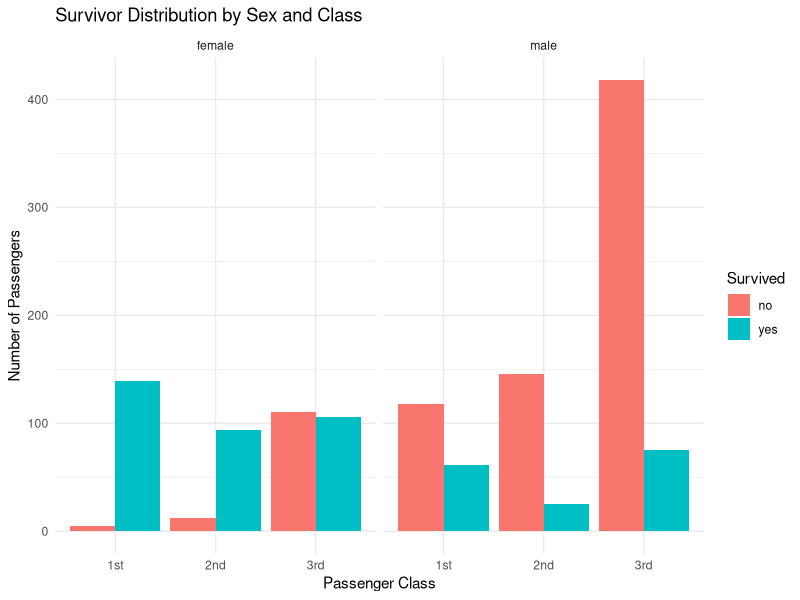
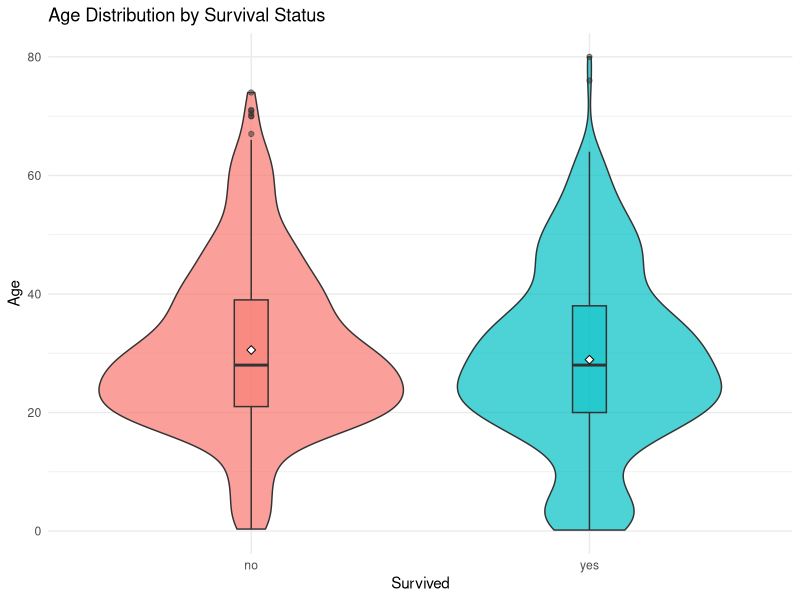

Source code (R) for these figures, in order:
## ---- chunk 1
library(carData)
data("TitanicSurvival")

# variable 'sex'
cat("Sexe:\n")
sex_table <- table(TitanicSurvival$sex)
sex_percentage <- prop.table(sex_table) * 100
cat("Effectifs et pourcentages de chaque sexe :\n")
cat("Hommes (Effectif:", sex_table["male"], ")\n", round(sex_percentage["male"], 2), "%\n")
cat("Femmes (Effectif:", sex_table["female"], ")\n", round(sex_percentage["female"], 2), "%\n\n")

## ---- chunk 2
# variable 'passengerClass'
cat("Classe des passagers:\n")
class_table <- table(TitanicSurvival$passengerClass)
class_percentage <- prop.table(class_table) * 100
cat("Effectifs et pourcentages de chaque classe :\n")
cat("1ère classe (Effectif:", class_table["1st"], ")\n", round(class_percentage["1st"], 2), "%\n")
cat("2ème classe (Effectif:", class_table["2nd"], ")\n", round(class_percentage["2nd"], 2), "%\n")
cat("3ème classe (Effectif:", class_table["3rd"], ")\n", round(class_percentage["3rd"], 2), "%\n\n")
## ---- chunk 3
#variable 'survived'
survived_table <- table(TitanicSurvival$survived) 
survived_percentage <- prop.table(survived_table) * 100
cat("Effectifs et pourcentages des survivants :\n")
cat("Survivants (Effectif:", survived_table["yes"], ")\n", round(survived_percentage["yes"], 2), "%\n")
cat("Non-survivants (Effectif:", survived_table["no"], ")\n", round(survived_percentage["no"], 2), "%\n")
cat("\n")
## ---- chunk 4
#variable 'age'
min_age <- min(TitanicSurvival$age, na.rm = TRUE)
max_age <- max(TitanicSurvival$age, na.rm = TRUE)
etendue <- max_age - min_age
q1 <- quantile(TitanicSurvival$age, 0.25, na.rm = TRUE)
q2 <- median(TitanicSurvival$age, na.rm = TRUE)  # médiane
q3 <- quantile(TitanicSurvival$age, 0.75, na.rm = TRUE)
iqr <- q3 - q1
moy <- mean(TitanicSurvival$age, na.rm = TRUE)
et <- sd(TitanicSurvival$age, na.rm = TRUE)
na_count <- sum(is.na(TitanicSurvival$age))
effectif_age <- sum(!is.na(TitanicSurvival$age))

cat("Statistiques descriptives pour l'âge :\n")
cat("Effectif (sans valeurs manquantes):", effectif_age, "\n")
cat("Minimum:", min_age, "\n")
cat("Maximum:", max_age, "\n")
cat("Étendue:", etendue, "\n")
cat("Premier quartile (Q1):", q1, "\n")
cat("Médiane (Q2):", q2, "\n")
cat("Troisième quartile (Q3):", q3, "\n")
cat("Écart interquartile (IQR):", iqr, "\n")
cat("Moyenne:", round(moy, 2), "\n")
cat("Écart-type:", round(et, 2), "\n")
cat("Nombre de valeurs manquantes:", na_count, "\n")
## ---- chunk 5
library(carData)
library(ggplot2)
data("TitanicSurvival")

TitanicSurvival$survived <- as.factor(TitanicSurvival$survived)
TitanicSurvival$sex <- as.factor(TitanicSurvival$sex)
TitanicSurvival$passengerClass <- as.factor(TitanicSurvival$passengerClass)

# Visualiser la répartition des survivants par sexe et classe
ggplot(TitanicSurvival, aes(x = passengerClass, fill = survived)) +
  geom_bar(position = "dodge", na.rm = TRUE) +  # Position dodge pour éviter le chevauchement
  facet_wrap(~ sex) +  # Séparer les graphiques par sexe
  labs(title = "Survivor Distribution by Sex and Class",
       x = "Passenger Class",
       y = "Number of Passengers",
       fill = "Survived") +
  theme_minimal()

## ---- chunk 6
library(carData)
library(ggplot2)
data("TitanicSurvival")
ggplot(subset(TitanicSurvival, !is.na(age)), 
       aes(x = survived, y = age, fill = survived)) +
  geom_violin(alpha = 0.7) +
  geom_boxplot(width = 0.1, alpha = 0.5) +
  labs(title = "Age Distribution by Survival Status",
       x = "Survived",
       y = "Age",
       fill = "Survived") +
  theme_minimal() +
  stat_summary(fun = "mean", 
              geom = "point", 
              shape = 23, 
              size = 2,
              color = "black",
              fill = "white") +
    theme(legend.position = "none")
